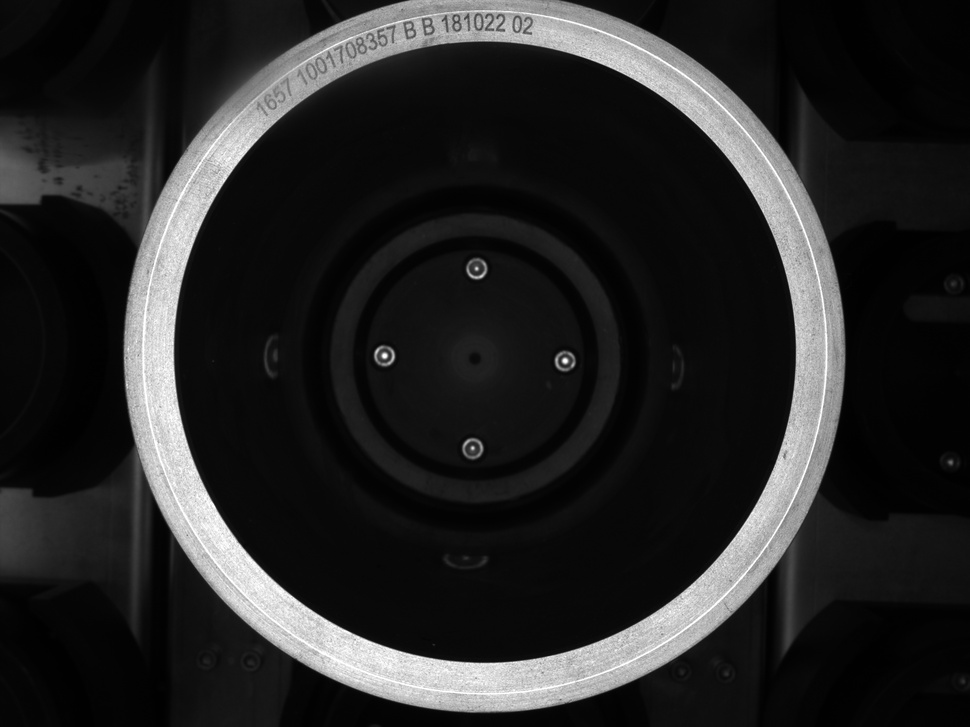
#> input picture src/ch3/09_30_13.jpg, 970 x 727 px, shrunk from 2592 x 1944 before the run
$ python '椒盐噪声生成.py'
#> lines starting #> are read from the running program, lines starting #| are printed output that depends on the picture; after the words box and inside, x2 and y2 are one past the last pixel; in counts of white or black regions, pixels touching at a corner belong together
#> further down, img is the input picture: shape (727, 970, 3); min 0, max 255, mean 38.1
import cv2
import numpy as np
def saltpepper(img,n):
#> called with n = 0.02
    m=int((img.shape[0]*img.shape[1])*n)
#> m = 14103
    for a in range(m):
        i=int(np.random.random()*img.shape[1])
        j=int(np.random.random()*img.shape[0])
        if img.ndim==2:
            img[j,i]=255
        elif img.ndim==3:
            img[j,i,0]=255
            img[j,i,1]=255
            img[j,i,2]=255
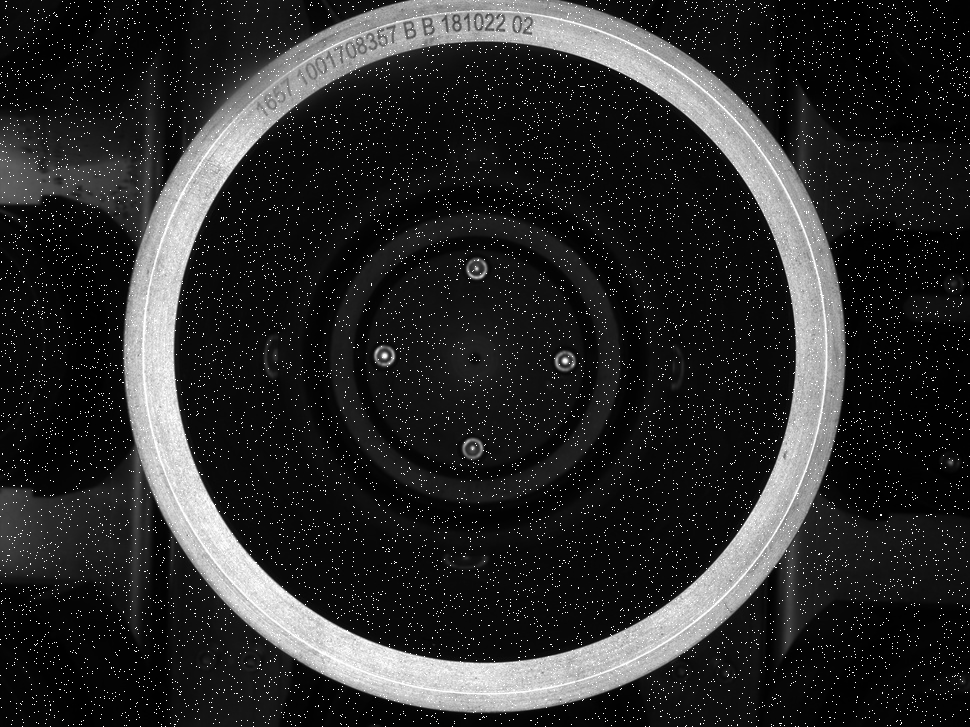
#> img: shape (727, 970, 3); 1.98% of pixels changed, all inside (x1, y1, x2, y2) = (0, 0, 970, 727)
    for b in range(m):
        i=int(np.random.random()*img.shape[1])
        j=int(np.random.random()*img.shape[0])
        if img.ndim==2:
            img[j,i]=0
        elif img.ndim==3:
            img[j,i,0]=0
            img[j,i,1]=0
            img[j,i,2]=0
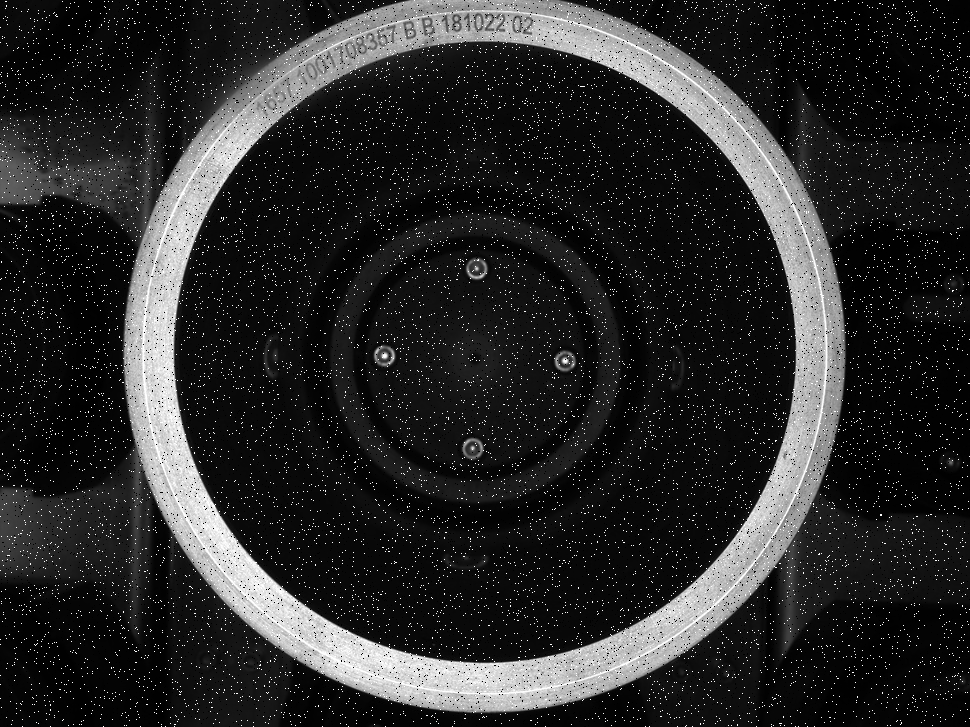
#> img: shape (727, 970, 3); 1.98% of pixels changed, all inside (x1, y1, x2, y2) = (0, 0, 970, 727)
    return img


#上面就是椒盐噪声函数，下面是使用方法，大家可以愉快的玩耍了
img=cv2.imread('09_30_13.jpg')
saltImage=saltpepper(img,0.02)
cv2.imshow('saltImage',saltImage)
cv2.imwrite('09_30_13椒盐.jpg',saltImage)
cv2.waitKey(0)
cv2.destroyAllWindows()

$ run again, with src/ch3/09_27_02.jpg copied over src/ch3/09_30_13.jpg
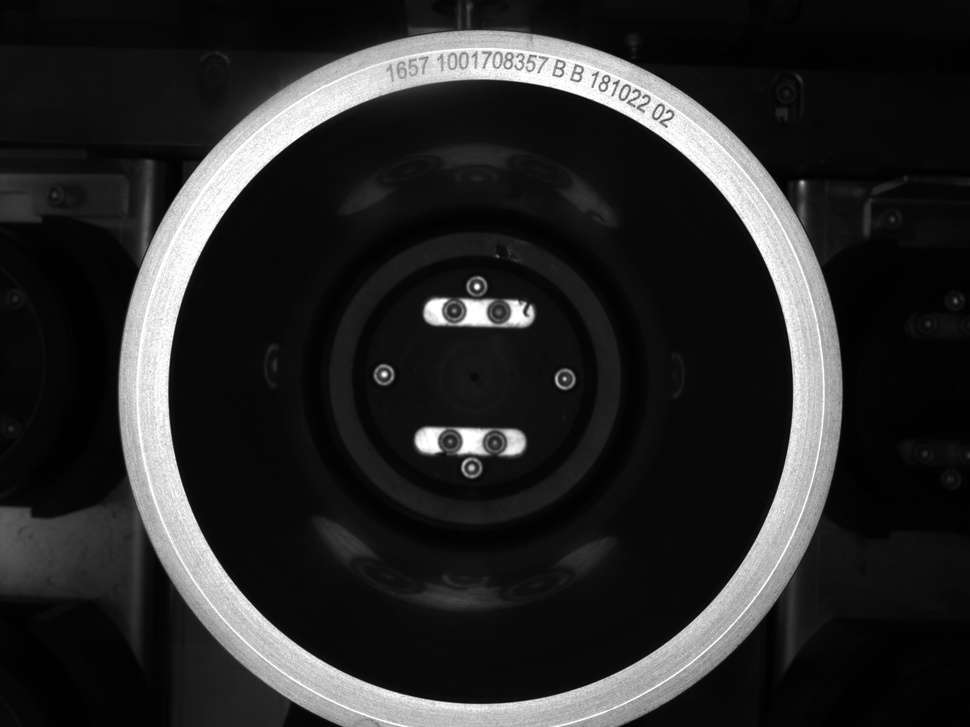
#> input picture src/ch3/09_27_02.jpg, 970 x 727 px, shrunk from 2592 x 1944 before the run
#> img is the input picture: shape (727, 970, 3); min 0, max 255, mean 40.4
#> after the loop in saltpepper, `for a in range(m):`:
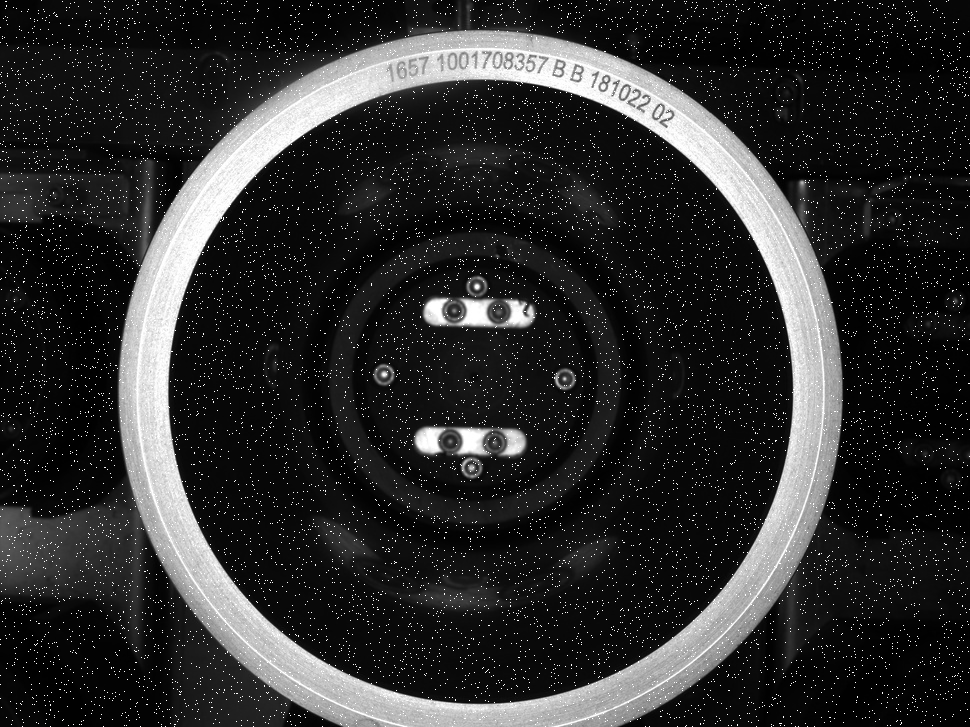
#> img: shape (727, 970, 3); 1.97% of pixels changed, all inside (x1, y1, x2, y2) = (0, 0, 970, 727)
#> after the loop in saltpepper, `for b in range(m):`:
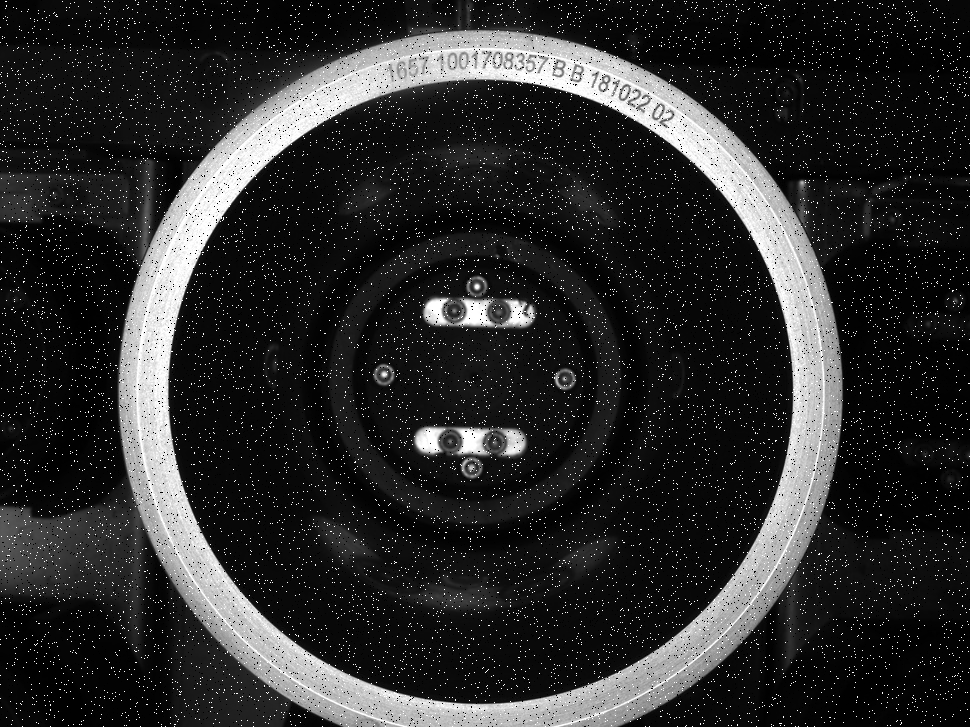
#> img: shape (727, 970, 3); 1.98% of pixels changed, all inside (x1, y1, x2, y2) = (0, 0, 970, 727)

$ run again, with src/ch3/detail.jpg copied over src/ch3/09_30_13.jpg
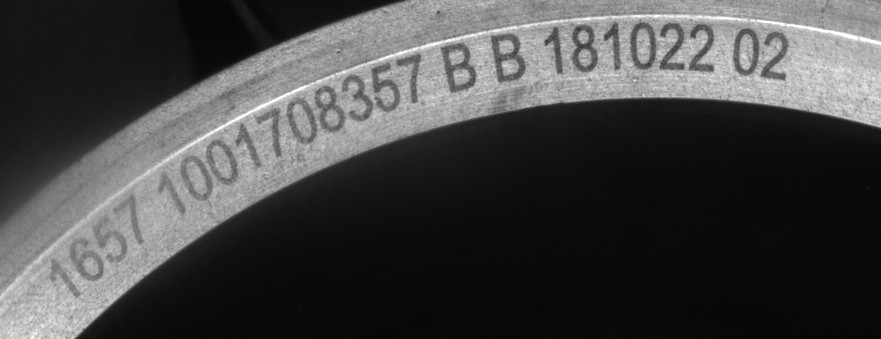
#> input picture src/ch3/detail.jpg, 881 x 339 px
#> img is the input picture: shape (339, 881, 3); min 5, max 255, mean 69.4
#> after the loop in saltpepper, `for a in range(m):`:
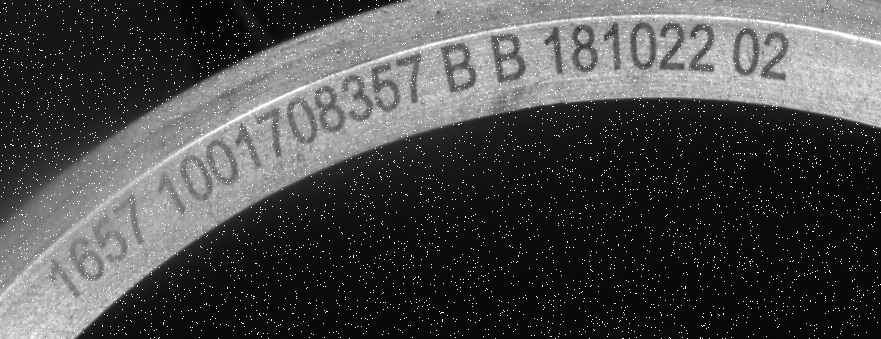
#> img: shape (339, 881, 3); 1.98% of pixels changed, all inside (x1, y1, x2, y2) = (0, 0, 881, 339)
#> after the loop in saltpepper, `for b in range(m):`:
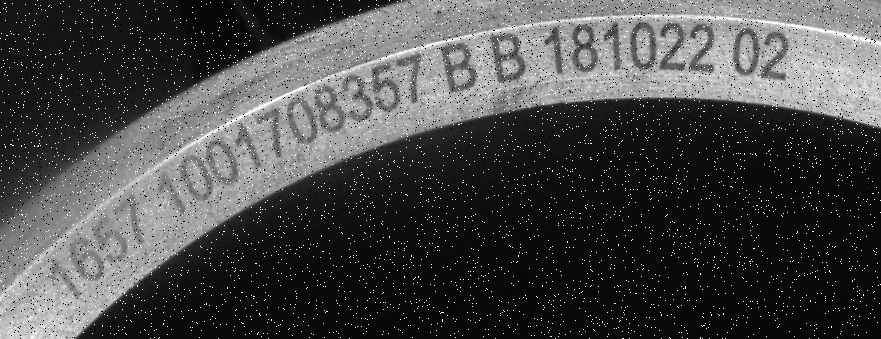
#> img: shape (339, 881, 3); 1.98% of pixels changed, all inside (x1, y1, x2, y2) = (0, 0, 881, 339)
